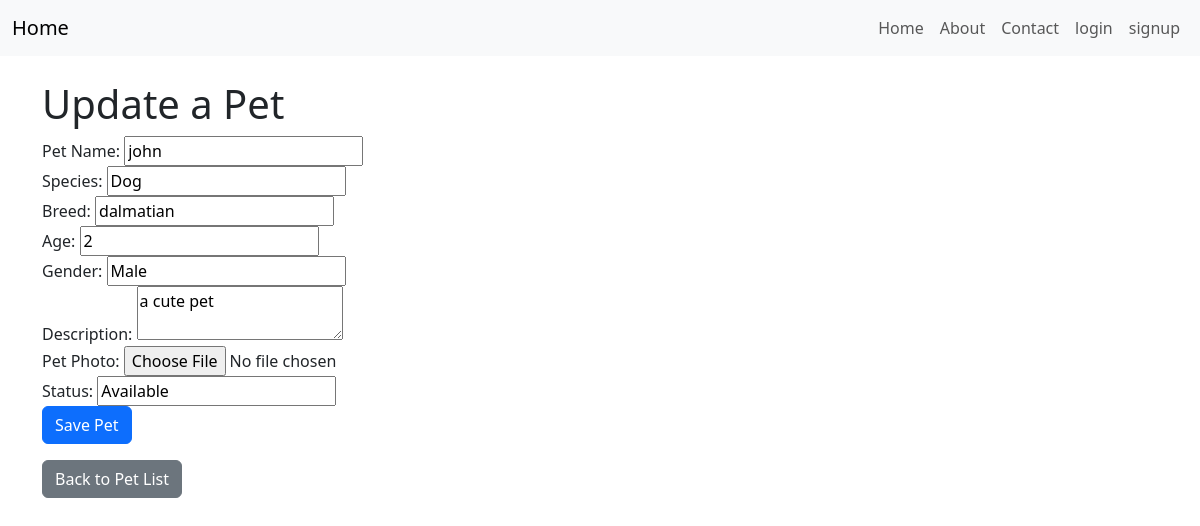
/pet/2/edit/, run on the app's committed database.
### app/models.py (models this page shows, shortened)
class Pet(models.Model):
    STATUS_CHOICES = [
        ('Available', 'Available'),
        ('Adopted', 'Adopted'),
        ('Pending', 'Pending'),
    ]
    name = models.CharField(max_length=100)
    species = models.CharField(max_length=50)  # Dog, Cat, Rabbit, etc.
    breed = models.CharField(max_length=100, blank=True, null=True)
    age = models.IntegerField(help_text="Age in years")
    gender = models.CharField(max_length=10, choices=[('Male', 'Male'), ('Female', 'Female')])
    description = models.TextField()
    photo = models.ImageField(upload_to='pet_photos/', blank=True, null=True)
    status = models.CharField(max_length=20, choices=STATUS_CHOICES, default='Available')
    posted_by = models.ForeignKey(settings.AUTH_USER_MODEL, on_delete=models.CASCADE, related_name='pets')

### app/views.py (the view, shortened to what this page needs)
# urls.py: path('pet/<int:pk>/edit/', PetUpdateView.as_view(), name='pet_update'),
class PetUpdateView(UpdateView):
    model = Pet
    template_name = 'pets/pet_update.html'
    fields = ['name', 'species', 'breed', 'age', 'gender', 'description', 'photo', 'status']
    def get_context_data(self, **kwargs):
        context = super().get_context_data(**kwargs)
        context['pet'] = self.object
        return context

### app/templates/pets/pet_update.html (shortened to what this page needs)
{% extends 'app/base.html' %}
{% block content %}
  <h1>Update a Pet</h1>
  <form action="{% url 'pet_update' pet.pk %}" method="POST" enctype="multipart/form-data">
    <div>
      <label for="id_name">Pet Name:</label>
      <input type="text" id="id_name" name="name" required value="{{ form.name.value }}">
    </div>
    <div>
      <label for="id_species">Species:</label>
      <input type="text" id="id_species" name="species" required value="{{ form.species.value }}">
    </div>
    <div>
      <label for="id_breed">Breed:</label>
      <input type="text" id="id_breed" name="breed" required value="{{ form.breed.value }}">
    </div>
    <div>
      <label for="id_age">Age:</label>
      <input type="number" id="id_age" name="age" required value="{{ form.age.value }}">
    </div>
    <div>
      <label for="id_gender">Gender:</label>
      <input type="text" id="id_gender" name="gender" required value="{{ form.gender.value }}">
    </div>
    <div>
      <label for="id_description">Description:</label>
      <textarea id="id_description" name="description" required>{{ form.description.value }}</textarea>
    </div>
    <div>
      <label for="id_photo">Pet Photo:</label>
      <input type="file" id="id_photo" name="photo" accept="image/*">
    </div>
    <div>
      <label for="id_status">Status:</label>
      <input type="text" id="id_status" name="status" required value="{{ form.status.value }}">
    </div>
    <div>
      <button type="submit" class="btn btn-primary">Save Pet</button>
    </div>
  </form>
  <a href="{% url 'pet_list' %}" class="btn btn-secondary mt-3">Back to Pet List</a>
{% endblock content %}

### data on the page
Pet: name "john", species "Dog", breed "dalmatian", gender "Male", description "a cute pet", status "Available"
